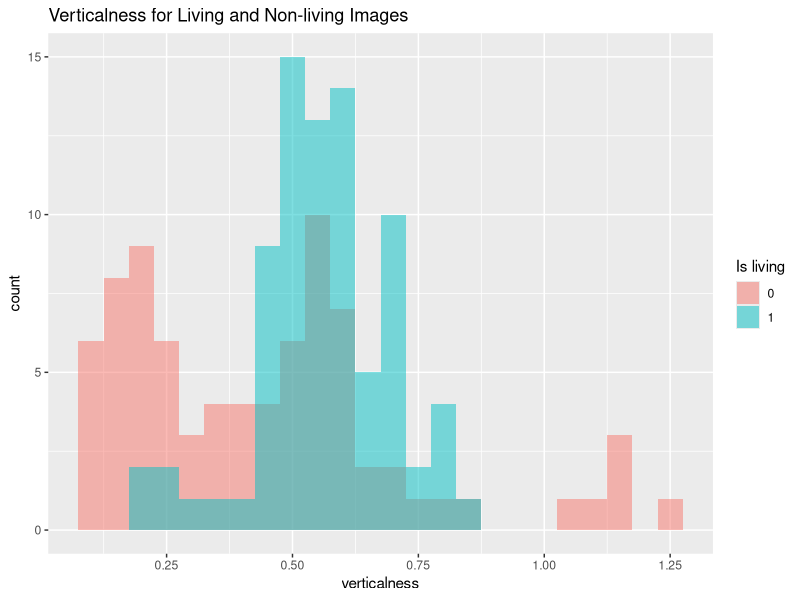
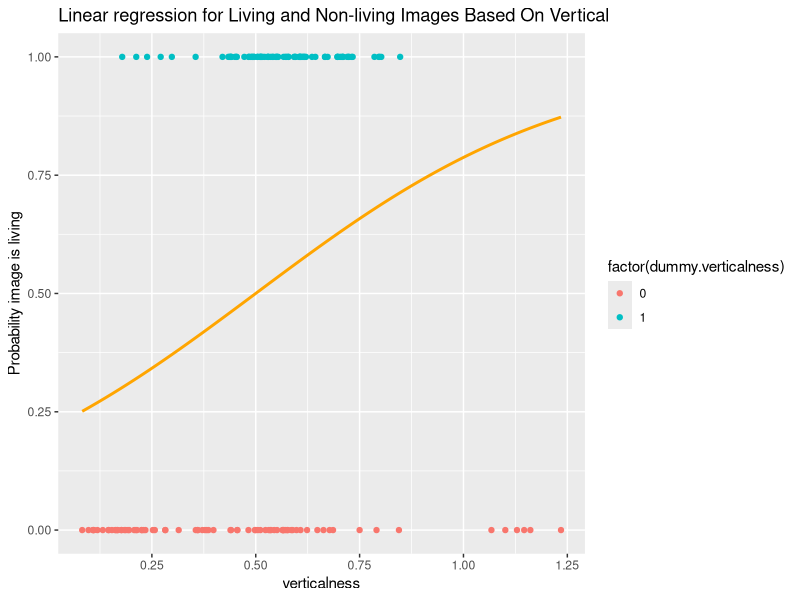

These figures' R source, in order: (Note: this script raises an error after producing the figures.)
library(ggplot2)
library(tidyr)

set.seed(3060)

get_living_loc <- function() {
  return(c(1:40, 61:80, 101:120))  
}

get_non_living_loc <- function() {
  return(c(41:60, 81:100, 121:160))
}

get_all_loc <- function() {
  return(1:160)
}

living_labels <- c("banana", "cherry", "flower", "pear")



print("##################  1.1 #########################")

#read.csv(config::get())
DATA <- read.csv("40153557_features.csv")

# classify: nonliving = 0, living = 1
#DOES THIS DATA NEED SHUFFLED? I DON'T THINK SO
data_shuffled <- DATA
data_shuffled$dummy.verticalness <- 0
data_shuffled$dummy.verticalness[data_shuffled$label %in% living_labels] <- 1

# randomly shuffle rows:
data_shuffled = data_shuffled[sample(nrow(data_shuffled)),]

# visualise data on histogram
# COULD UPDATE WITH A BETTER LEGEND :)
veticalness_histogram <- ggplot(data_shuffled, aes(x = verticalness, fill = as.factor(dummy.verticalness))) +
  geom_histogram(binwidth = 0.05, alpha = 0.5, position = 'identity') +
  ggtitle("Verticalness for Living and Non-living Images") +
  #scale_fill_continuous(name = "blah, breaks = c(0,1), labels = c("123", "sdf"))
  labs(fill=c("Is living"))

print(veticalness_histogram)

# perform linear regression
glmfit <- glm(dummy.verticalness ~ verticalness, 
              data = data_shuffled,
              family = 'binomial')
print("1.1: Linear regression for verticalness:")
print(summary(glmfit))

# create fitted line
values <- seq(min(data_shuffled$verticalness), max(data_shuffled$verticalness), length.out = 1000)
fitted.curve <- data.frame(verticalness = values)
fitted.curve[["dummy.verticalness"]] = predict(glmfit, fitted.curve, type="response")

# plot logistic regression
verticalness_plot <- ggplot(data_shuffled, aes(x=verticalness, y=dummy.verticalness)) + 
  geom_point(aes(colour = factor(dummy.verticalness)), 
             show.legend = T, position="dodge") +
  geom_line(data=fitted.curve, colour="orange", size=1) + 
  ggtitle("Linear regression for Living and Non-living Images Based On Vertical") +
  ylab("Probability image is living") +
  labs(fill=c("Is living")) 

print(verticalness_plot)
  


print("##################  1.2 #########################")


# change cut-off (p) value in 0.01 intervals:
p_data <- NULL
correct_data <- NULL
for (i in 1:100) {
  p <- (i)/100
  training_data <- data_shuffled
  training_data[["predicted_verticalness"]] = predict(glmfit, training_data, type="response")
  training_data[["predicted_correct"]] = 0
  training_data[["predicted_correct"]][training_data[["predicted_verticalness"]] > p] = 1

  correct_items = training_data[["predicted_correct"]] == training_data[["dummy.verticalness"]] 
  
  # proportion correct:
  correct <- nrow(training_data[correct_items,])/nrow(training_data)
  
  # append data to existing data
  p_data <- append(p_data, p)
  correct_data <- append(correct_data, correct)
}
# create df from data
correctness_cutoff_df <- data.frame(cut_off = p_data, correctness = correct_data)

# find largest correctness and corresponding cut off value
max_correctness_pos <- 0
max_correctness <- 0
for (i in 1:nrow(blah)) {
  if (correctness_cutoff_df[i, "correctness"] > max_correctness) {
    max_correctness <- correctness_cutoff_df[i, "correctness"]
    max_correctness_pos <- i
  }
}
max_cutoff_value <- correctness_cutoff_df[max_correctness_pos, "cut_off"]
print(paste("1.2: max correctness = ", max_correctness, "at a cut-off value of ", max_cutoff_value))

# graph results
correctness_cutoff_graph <- ggplot(data = correctness_cutoff_df, aes(x = cut_off, y = correctness)) +
  geom_point() +
  geom_hline(yintercept = max_correctness, linetype="dotted", 
             color = "red", size=0.5) +
  geom_vline(xintercept = max_cutoff_value, linetype="dotted", 
             color = "red", size=0.5) +
  ggtitle("Correctness of Linear Regression With Different Cut Off Points") +
  theme(plot.title = element_text(hjust = 0.5))

print(correctness_cutoff_graph)






print("##################  1.3 #########################")

# create data frame with living and non-living categories
catorgised_data <- DATA
catorgised_data$catagory <- "non-living"
catorgised_data$catagory[nr_pix_graph_data$label %in% living_labels] <- "living"


# nr_pix graph
height_graph <- ggplot(catorgised_data, aes(x = height, fill = as.factor(catagory))) +
  geom_density(adjust = 1.5, alpha = 0.5) + 
  ggtitle("Density plot of\nNumber of pixels for Living and Non-living Images") +
  theme(plot.title = element_text(hjust = 0.5)) +
  labs(fill=c("Living status"))

print(height_graph)


# width graph
width_graph <- ggplot(catorgised_data, aes(x = width, fill = as.factor(catagory))) +
  geom_density(adjust = 1.2, alpha = 0.5) + 
  ggtitle("Density plot of\nWidth for Living and Non-living Images") +
  theme(plot.title = element_text(hjust = 0.5)) +
  labs(fill=c("Living status"))

print(width_graph)


# span graph
span_graph <- ggplot(catorgised_data, aes(x = height, fill = as.factor(catagory))) +
  geom_density(adjust = 1.5, alpha = 0.5) + 
  ggtitle("Density plot of\nSpan for Living and Non-living Images") +
  theme(plot.title = element_text(hjust = 0.5)) +
  labs(fill=c("Living status"))

print(span_graph)


# create fresh data set and shuffle
data_shuffled <- DATA
data_shuffled$living_status <- 0
data_shuffled$living_status[nr_pix_graph_data$label %in% living_labels] <- 1
data_shuffled = data_shuffled[sample(nrow(data_shuffled)),]

# build 3-way logistic regression model
glmfit_nr_pix <- glm(living_status ~ height + width + span, 
                     data = data_shuffled, 
                     family = 'binomial')
print("1.3: Linear regression for nr_pix, width and span:")
print(summary(glmfit_nr_pix))


# set up 5-fold crossvalidation
NUM_K_FOLDS <- 5

# split into number of folds (in this case it is 5)
data_shuffled$folds <- cut(seq(1:nrow(data_shuffled)), 
                           breaks=NUM_K_FOLDS,
                           labels=FALSE)

correctectness_values <- c()
fold_num <- c()
# preform 5-fold crossvalidation
for (i in 1:NUM_K_FOLDS) {
  # create training and validation data for particular fold
  train_items_this_fold  = data_shuffled[data_shuffled$folds != i,] 
  validation_items_this_fold = data_shuffled[data_shuffled$folds == i,]

  # fit linear regression model on this fold
  this_glmfit <- glm(living_status ~ height + width + span, 
                     data = train_items_this_fold, 
                     family = 'binomial')

  # validate current linear regression model
  validation_items_this_fold$prediction = predict(this_glmfit, validation_items_this_fold, type="response")
  validation_items_this_fold$predicted_correct = 0
  validation_items_this_fold$predicted_correct[validation_items_this_fold$prediction > 0.5] = 1

  # calculate correctness
  correct_items = validation_items_this_fold$predicted_correct == validation_items_this_fold$living_status
  num_correct = nrow(validation_items_this_fold[correct_items,])
  proportion_correct = num_correct / nrow(validation_items_this_fold)
  
  # recoed correctness with corresponding number of folds
  correctectness_values <- append(correctectness_values, proportion_correct)
  fold_num <- append(fold_num, i)
}

# Understand corrrectness readings from 5-fold test
print(paste("Average correctness of linear regression model measured from 5-fold test: ", mean(correctectness_values)))

# Visualise correctness in a graph
correctness_5_fold_df <- data.frame(fold_num, correctectness_values)
correctness_5_fold_graph <- ggplot(data = correctness_5_fold_df, aes(x = fold_num, y = correctectness_values)) +
  geom_point() +
  scale_y_continuous(name="Correctness", limits=c(0, 1)) +
  scale_x_continuous(name = "Fold number") +
  ggtitle("Correctness of Linear Regression Model via 5-fold Analysis") +
  geom_hline(yintercept = mean(correctectness_values),linetype="dotted", color = "red", size=1)

print(correctness_5_fold_graph)
